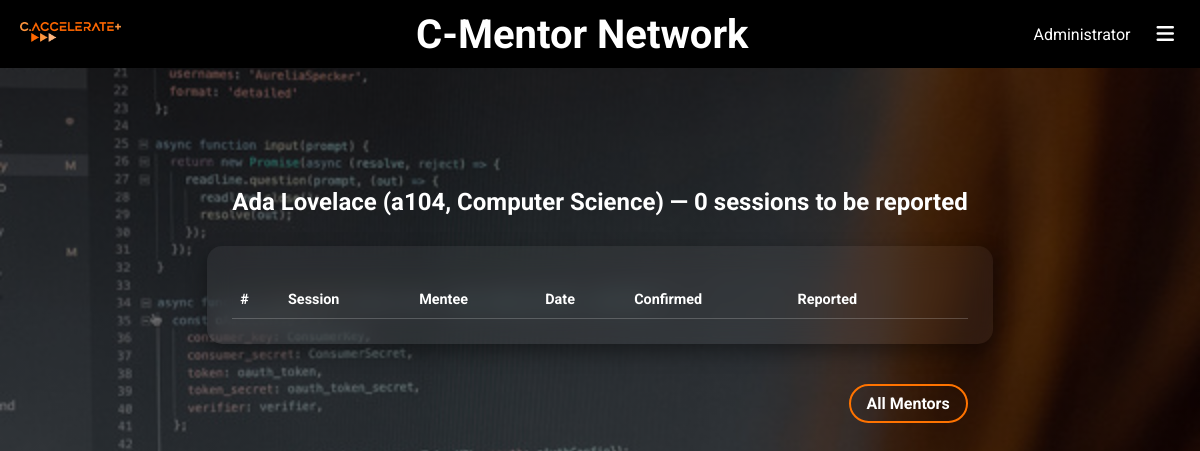
Screenshot of /report_sessoes_mentor/1 (signed in) with the database file from the repository.
### app/models.py (models this page shows)
class Aluno(models.Model):
    ANO_CHOICES = [(1, 1), (2, 2), (3, 3)]
    user = models.OneToOneField(User, on_delete=models.CASCADE, default=None)
    numero = models.CharField(max_length=100)
    curso = models.ForeignKey(
        Curso, on_delete=models.CASCADE, related_name='alunos')
    ano = models.IntegerField(choices=ANO_CHOICES, null=True)
    @property
    def nome_completo(self):
        return self.user.first_name + ' ' + self.user.last_name.split()[-1]
    class Meta:
        ordering = ['user__first_name', 'user__last_name']
    def __str__(self):
        return self.nome_completo

class Curso(models.Model):
    nome = models.CharField(max_length=200)
    def __str__(self):
        return self.nome

### mentoria/views.py (the view)
# urls.py: path('report_sessoes_mentor/<int:aluno_id>', views.reportar_sessoes_mentor_view, name='report_sessoes_mentor'),
@login_required
def reportar_sessoes_mentor_view(request, aluno_id):
    ano = AnoLectivo.objects.get(ano='25-26')
    if request.user.groups.filter(name="Gestores").exists():
        alunoAtual = Aluno.objects.get(id = aluno_id)
        sessoes = list(sessao for sessao in Sessao.objects.filter(diade__mentor__aluno=alunoAtual, diade__ano_lectivo=ano, diade__mentor__disciplina__semestre=semestre, reportado = False))
    else:
        return redirect('all_sessoes')
    sessoes.sort(key=lambda x: (str(x.diade.mentor.aluno), x.data))
    sessoes_por_mentor_lista = [{
            "mentor": alunoAtual,
            "sessoes": sessoes,
            "total_sessoes": sum(1 for sessao in sessoes if sessao.confirmado ),
            "total_sessoes_nao_reportadas": sum(1 for sessao in sessoes if not sessao.reportado and sessao.confirmado ),
    }]
    return render(request, 'mentoria/all_sessoes_mentor.html', {'sessoes_por_mentor_lista': sessoes_por_mentor_lista, 'filtro': 'n', 'ano': ano, 'semestre':semestre})

### mentoria/templatetags/custom_filters.py (called while the page is built)
@register.filter(name='in_group')
def in_group(user, group_name):
    return user.groups.filter(name=group_name).exists()

### mentoria/templates/mentoria/all_sessoes_mentor.html (shortened to what this page needs)
{% extends "app/base.html" %}
{% block main %}
<main>
{% for mentor_info in sessoes_por_mentor_lista %}
<h2>
    {{ mentor_info.mentor }}
    ({{ mentor_info.mentor.numero }}, {{ mentor_info.mentor.curso|slice:"1:" }})
    — {{ mentor_info.total_sessoes_nao_reportadas }} sessions to be reported
</h2>
<div class="disciplina">
    <table>
        <thead>
            <tr>
                <th>#</th>
                <th>Session</th>
                <th>Mentee</th>
                <th>Date</th>
                <th>Confirmed</th>
                <th>Reported</th>
                <th></th>
            </tr>
        </thead>
            {% for sessao in mentor_info.sessoes %}
                {% if sessao.confirmado %}
                    {% if sessao.reportado %}
                        <td class="status ok">✔</td>
                    {% else %}
                            {% load custom_filters %}
                    {% endif %}
                {% else %}
                    <td></td>
                {% endif %}
            {% endfor %}
    </table>
</div>
{% endfor %}
<div class="footer-actions">
    <a class="sessão outline" href="{% url 'all_sessoes' %}">
        All Mentors
    </a>
</div>
</main>
{% endblock main %}

### app/templates/app/base.html (shortened to what this page needs)
{% load custom_filters %}
<!DOCTYPE html>
<html lang="en">
<head>
    {% load static %}
    <link rel="stylesheet" href="{% static 'app/styles.css' %}">
	<link rel="stylesheet" href="https://cdnjs.cloudflare.com/ajax/libs/font-awesome/6.5.1/css/all.min.css">
</head>
<body>
    <header  style="padding:10px;">
        <div>
            <a href="{% url 'info' %}"><img src="{% static 'app/caccelerate.png' %}" alt="C-Accelerate" height="20px" style="margin:10px;"></a>
        </div>
		{% if request.user.is_authenticated and request.resolver_match.url_name != 'info' %}
		<h3 class="titulo">
			C-Mentor Network
		</h3>
		{% endif %}
        <nav>
			{% block nav %}
				{% if request.user.is_authenticated %}
				<span style="font-size:medium">{{ request.user.first_name }} {{ request.user.last_name }}</span>
				<div class="dropdown" tabindex="0" aria-haspopup="true" aria-expanded="false">
					<button class="dropbtn" aria-label="Open menu" aria-haspopup="true" aria-expanded="false" id="dropdownMenuBtn">
						<i class="fa fa-bars" aria-hidden="true"></i>
					</button>
				</div>
				{% else %}
					<a href="{% url 'horarios:login' %}" role="menuitem" tabindex="0" style="margin-top:0;">Log in
						<i class="fa fa-sign-in"></i>
					</a>
				{% endif %}
			{% endblock %}
        </nav>
    </header>
    <main>
        {% block main %}
        {% endblock main %}
    </main>
</body>
</html>

### static/app/styles.css (style rules this page uses)
body { padding: 0; margin: 0; font-family: 'Roboto', sans-serif; }
header { background-color: black; color: white; padding: 2.5px 20px; display: flex; flex-direction: row; align-items: center; justify-content: space-between; }
header h3 { margin:10px 0 10px 0px; }
header a { text-decoration: none; color:white; }
main { padding: 50px 20px; margin:auto; }

### rows the page displays
Aluno: mentor "Ada Lovelace", mentor.numero "a104", mentor.curso "Computer Science", total_sessoes_nao_reportadas "0"

### other values shown
{{ request.user.first_name }} "Administrator"
